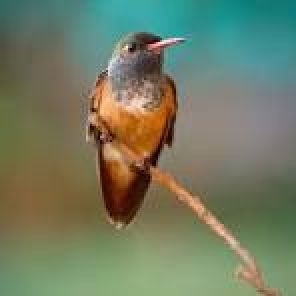
#> input picture Project/Spark.jpg, 148 x 148 px, found by its file name (shown 2 times larger)
$ python openimage.py
#> lines starting #> are read from the running program, lines starting #| are printed output that depends on the picture
import cv2

def resize(img,scale_percent):
    width = int(img.shape[1]*scale_percent / 100)
    height = int(img.shape[0]*scale_percent/100)
    dim = (width,height)

    resized = cv2.resize(img, dim, interpolation= cv2.INTER_AREA)
    print("Resized Dimensions : ",resized.shape)
    return resized

img = cv2.imread("Project/Spark.jpg")
#> img is the input picture: shape (148, 148, 3); mean B, G, R 99.6, 124.2, 114.1
cv2.imshow("Original Image",img)
img = resize(img,60)
#> in resize, `resized = cv2.resize(img, dim, interpolation= cv2.INTER_AREA)`:
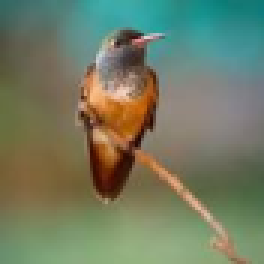
#> resized: shape (88, 88, 3) (shown 3 times larger); mean B, G, R 99.6, 124.2, 114.1
#| Resized Dimensions :  (88, 88, 3)
cv2.imshow("Scaled down by 60%",img)
img = resize(img,20)
#| Resized Dimensions :  (17, 17, 3)
cv2.imshow("Scaled down by 20%",img)
cv2.waitKey(0)
cv2.destroyAllWindows()
